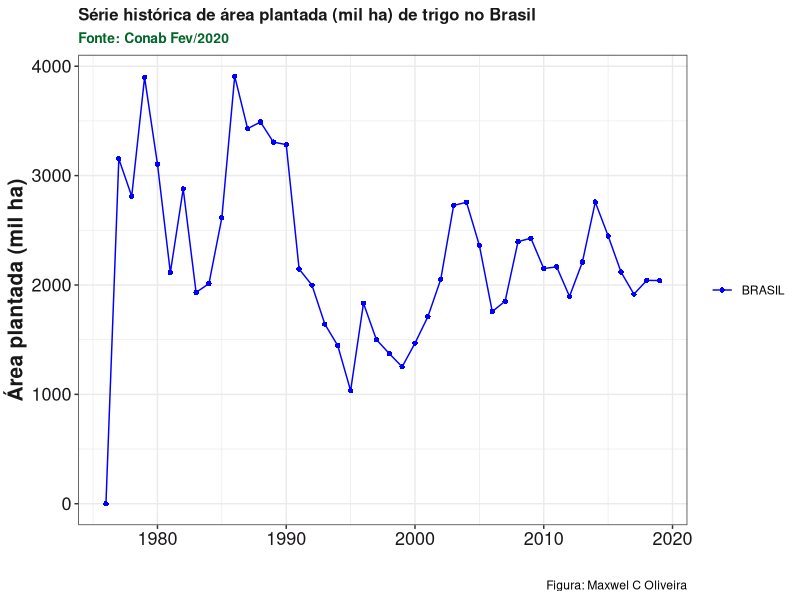

Write R code to recreate this figure. (Note: this script raises an error after producing the figure.)
## ---- chunk 1
library(tidyverse)
## ---- chunk 2
knitr::opts_chunk$set(fig.path = "images/")
## ---- chunk 3
BR_area <- read_csv("Area.csv") %>% 
  gather("year", "Area", 2:45)  %>% 
  filter(REGIAO == "BRASIL") %>% 
  arrange(desc(Area))

glimpse(BR_area)
BR_area$year <- as.numeric(BR_area$year)
## ---- chunk 4
ggplot(BR_area, aes(x=year, y=Area, linetype=REGIAO, color=REGIAO, pch=REGIAO)) + geom_line() + geom_point() + theme_bw() +
  scale_color_manual(values = c("blue")) +
  labs(y="Área plantada (mil ha)", x="", title="Série histórica de área plantada (mil ha) de trigo no Brasil", subtitle= "Fonte: Conab Fev/2020", caption="Figura: Maxwel C Oliveira") +
  theme(legend.position = "right",
        legend.title = element_blank(), plot.title = element_text(size=12, face="bold", color="#1A171B"),
        plot.subtitle = element_text(size=10, face ="bold", color="#006729"), 
        axis.title = element_text(size = 15, face ="bold", color="#1A171B"), 
        axis.text = element_text(size = 13, color="#1A171B")) +
  ggsave("BR_area.png", height=6, width=7, dpi=600)
## ---- chunk 5
MBR_area <- read_csv("Area.csv") %>% 
  gather("year", "Area", 2:45)  %>% 
  filter(REGIAO == "NORTE-NORDESTE" | REGIAO=="CENTRO-SUL")

glimpse(MBR_area)
MBR_area$year <- as.numeric(MBR_area$year)
## ---- chunk 6
ggplot(MBR_area, aes(x=year, y=Area, linetype=REGIAO, color=REGIAO, pch=REGIAO)) + geom_line() + geom_point() + theme_bw() +
  scale_color_manual(values = c("blue", "red", "black")) +
  labs(y="Área plantada (mil ha)", x="", title="Série histórica de área plantada (mil ha) de trigo nas macro-regiões do Brasil", subtitle= "Fonte: Conab Fev/2020", caption="Figura: Maxwel C Oliveira") +
  theme(legend.position = "right",
        legend.title = element_blank(), plot.title = element_text(size=10, face="bold", color="#1A171B"),
        plot.subtitle = element_text(size=10, face ="bold", color="#006729"), 
        axis.title = element_text(size = 15, face ="bold", color="#1A171B"), 
        axis.text = element_text(size = 13, color="#1A171B")) +
  ggsave("MBR_area.png", height=6, width=7, dpi=600)
## ---- chunk 7
Area_BR <- read_csv("Area.csv") %>% 
  gather("year", "Area", 2:45)  %>% 
  filter(REGIAO == "NORTE" | REGIAO == "NORDESTE" | REGIAO == "CENTRO-OESTE" | REGIAO == "SUDESTE" | REGIAO == "SUL")
#filter(Region == "Brasil")

glimpse(Area_BR)
Area_BR$year <- as.numeric(Area_BR$year)
## ---- chunk 8
ggplot(Area_BR, aes(x=year, y=Area, linetype=REGIAO, color=REGIAO, pch=REGIAO)) + geom_line() + geom_point() + theme_bw() +
  scale_color_manual(values = c("blue", "green", "red", "black", "purple")) +
  labs(y="Área plantada (mil ha)", x="", title="Série histórica de área plantada (mil ha) de trigo nas regiões do Brasil", subtitle= "Fonte: Conab Fev/2020", caption="Figura: Maxwel C Oliveira") +
  theme(legend.position = "right",
        legend.title = element_blank(), plot.title = element_text(size=12, face="bold", color="#1A171B"),
        plot.subtitle = element_text(size=10, face ="bold", color="#006729"), 
        axis.title = element_text(size = 15, face ="bold", color="#1A171B"), 
        axis.text = element_text(size = 13, color="#1A171B")) +
  ggsave("Area_BR.png", height=6, width=7, dpi=600)
## ---- chunk 9
Area_SE <- read_csv("Area.csv") %>% 
  gather("year", "Area", 2:45)  %>% 
  filter(REGIAO == "ES" | REGIAO == "SP" | REGIAO == "MG" | REGIAO == "RJ")
#filter(Region == "Brasil")

glimpse(Area_SE)
Area_SE$year <- as.numeric(Area_SE$year)
## ---- chunk 10
ggplot(Area_SE, aes(x=year, y=Area, linetype=REGIAO, color=REGIAO, pch=REGIAO)) + geom_line() + geom_point() + theme_bw() +
  scale_color_manual(values = c("blue", "green", "red", "black")) +
  labs(y="Área plantada (mil ha)", x="", title="Série histórica de área plantada (mil ha) de trigo no Sudeste do Brasil", subtitle= "Fonte: Conab Fev/2020", caption="Figura: Maxwel C Oliveira") +
  theme(legend.position = "right",
        legend.title = element_blank(), plot.title = element_text(size=12, face="bold", color="#1A171B"),
        plot.subtitle = element_text(size=10, face ="bold", color="#006729"), 
        axis.title = element_text(size = 15, face ="bold", color="#1A171B"), 
        axis.text = element_text(size = 13, color="#1A171B")) +
  ggsave("Area_SE.png", height=6, width=7, dpi=600)
## ---- chunk 11
Area_S <- read_csv("Area.csv") %>% 
  gather("year", "Area", 2:45)  %>% 
  filter(REGIAO == "SC" | REGIAO == "RS" | REGIAO == "PR")
#filter(Region == "Brasil")

glimpse(Area_S)
Area_S$year <- as.numeric(Area_S$year)
## ---- chunk 12
ggplot(Area_S, aes(x=year, y=Area, linetype=REGIAO, color=REGIAO, pch=REGIAO)) + geom_line() + geom_point() + theme_bw() +
  scale_color_manual(values = c("blue", "green", "red")) +
  labs(y="Área plantada (mil ha)", x="", title="Série histórica de área plantada (mil ha) de trigo no Sul do Brasil", subtitle= "Fonte: Conab Fev/2020", caption="Figura: Maxwel C Oliveira") +
  theme(legend.position = "right",
        legend.title = element_blank(), plot.title = element_text(size=12, face="bold", color="#1A171B"),
        plot.subtitle = element_text(size=10, face ="bold", color="#006729"), 
        axis.title = element_text(size = 15, face ="bold", color="#1A171B"), 
        axis.text = element_text(size = 13, color="#1A171B")) +
  ggsave("Area_S.png", height=6, width=7, dpi=600)
## ---- chunk 13
Area_CO <- read_csv("Area.csv") %>% 
  gather("year", "Area", 2:45)  %>% 
  filter(REGIAO == "MT" | REGIAO == "MS" | REGIAO == "GO")
#filter(Region == "Brasil")

glimpse(Area_CO)
Area_CO$year <- as.numeric(Area_CO$year)
## ---- chunk 14
ggplot(Area_CO, aes(x=year, y=Area, linetype=REGIAO, color=REGIAO, pch=REGIAO)) + geom_line() + geom_point() + theme_bw() +
  scale_color_manual(values = c("blue", "green", "red")) +
  labs(y="Área plantada (mil ha)", x="", title="Série histórica de área plantada (mil ha) de trigo no Centro-0este do Brasil", subtitle= "Fonte: Conab Fev/2020", caption="Figura: Maxwel C Oliveira") +
  theme(legend.position = "right",
        legend.title = element_blank(), plot.title = element_text(size=11, face="bold", color="#1A171B"),
        plot.subtitle = element_text(size=10, face ="bold", color="#006729"), 
        axis.title = element_text(size = 15, face ="bold", color="#1A171B"), 
        axis.text = element_text(size = 13, color="#1A171B")) +
  ggsave("Area_CO.png", height=6, width=7, dpi=600)
## ---- chunk 15
Area_NE <- read_csv("Area.csv") %>% 
  gather("year", "Area", 2:45)  %>% 
  filter(REGIAO == "BA" | REGIAO == "SE" | REGIAO == "PE" | REGIAO == "RN" | REGIAO == "PB" | REGIAO == "PI" | REGIAO == "MA" | REGIAO == "CE" | REGIAO == "AL")

glimpse(Area_NE)
Area_NE$year <- as.numeric(Area_NE$year)
## ---- chunk 16
ggplot(Area_NE, aes(x=year, y=Area, linetype=REGIAO, color=REGIAO, pch=REGIAO)) + 
  geom_line() + geom_point() +
  theme_bw() +
  scale_color_manual(values = c("green", "blue", "red", "black", "purple", "orange", "grey", "yellow", "brown")) +
  labs(y="Área plantada (mil ha)", x="", title="Série histórica de área plantada (mil ha) de trigo no Nordeste do Brasil", subtitle= "Fonte: Conab Fev/2020", caption="Figura: Maxwel C Oliveira") +
  theme(legend.position = "right",
        legend.title = element_blank(), plot.title = element_text(size=12, face="bold", color="#1A171B"),
        plot.subtitle = element_text(size=10, face ="bold", color="#006729"), 
        axis.title = element_text(size = 15, face ="bold", color="#1A171B"), 
        axis.text = element_text(size = 13, color="#1A171B")) +
  ggsave("Area_NE.png", height=6, width=7, dpi=600)
## ---- chunk 17
BR_prod <- read_csv("Producao.csv") %>% 
  gather("year", "Prod", 2:45)  %>% 
  filter(REGIAO == "BRASIL") %>% 
  arrange(desc(Prod)) 

glimpse(BR_prod)
BR_prod$year <- as.numeric(BR_prod$year)
## ---- chunk 18
ggplot(BR_prod, aes(x=year, y=Prod, linetype=REGIAO, color=REGIAO, pch=REGIAO)) + geom_line() + geom_point() + theme_bw() +
  scale_color_manual(values = c("blue")) +
  labs(y="Área plantada (mil ha)", x="", title="Série histórica de produção (mil ton) de trigo no Brasil", subtitle= "Fonte: Conab Fev/2020", caption="Figura: Maxwel C Oliveira") +
  theme(legend.position = "right",
        legend.title = element_blank(), plot.title = element_text(size=12, face="bold", color="#1A171B"),
        plot.subtitle = element_text(size=10, face ="bold", color="#006729"), 
        axis.title = element_text(size = 15, face ="bold", color="#1A171B"), 
        axis.text = element_text(size = 13, color="#1A171B")) +
  ggsave("BR_prod.png", height=6, width=7, dpi=600)
## ---- chunk 19
MBR_prod <- read_csv("Producao.csv") %>% 
  gather("year", "Prod", 2:45)  %>% 
  filter(REGIAO == "NORTE-NORDESTE" | REGIAO=="CENTRO-SUL")

glimpse(MBR_prod)
MBR_prod$year <- as.numeric(MBR_prod$year)
## ---- chunk 20
ggplot(MBR_prod, aes(x=year, y=Prod, linetype=REGIAO, color=REGIAO, pch=REGIAO)) + geom_line() + geom_point() + theme_bw() +
  scale_color_manual(values = c("blue", "red", "black")) +
  labs(y="Área plantada (mil ha)", x="", title="Série histórica de produção (mil ton) de trigo nas macro-regiões do Brasil", subtitle= "Fonte: Conab Fev/2020",  caption="Figura: Maxwel C Oliveira") +
  theme(legend.position = "right",
        legend.title = element_blank(), plot.title = element_text(size=10, face="bold", color="#1A171B"),
        plot.subtitle = element_text(size=10, face ="bold", color="#006729"), 
        axis.title = element_text(size = 15, face ="bold", color="#1A171B"), 
        axis.text = element_text(size = 13, color="#1A171B")) +
  ggsave("MBR_prod.png", height=6, width=7, dpi=600)
## ---- chunk 21
Prod <- read_csv("Producao.csv") %>% 
  gather("year", "Prod", 2:45)  %>% 
  filter(REGIAO == "NORTE" | REGIAO == "NORDESTE" | REGIAO == "CENTRO-OESTE" | REGIAO == "SUDESTE" | REGIAO == "SUL")
#filter(Region == "Brasil")

glimpse(Prod)
Prod$year <- as.numeric(Prod$year)
## ---- chunk 22
ggplot(Prod, aes(x=year, y=Prod, linetype=REGIAO, color=REGIAO, pch=REGIAO)) + 
  geom_line() + geom_point() +
  theme_bw() +
  scale_color_manual(values = c("blue", "green", "red", "black", "purple")) +
  labs(y="Produção de trigo (mil ton)", x="", title="Série histórica de produção (mil ton) de trigo no Brasil", subtitle= "Fonte: Conab Fev/2020", caption="Figura: Maxwel C Oliveira") +
  theme(legend.position = "right",
        legend.title = element_blank(), plot.title = element_text(size=12, face="bold", color="#1A171B"),
        plot.subtitle = element_text(size=10, face ="bold", color="#006729"), 
        axis.title = element_text(size = 15, face ="bold", color="#1A171B"), 
        axis.text = element_text(size = 13, color="#1A171B")) +
  ggsave("Trigo_prod.png", height=6, width=7, dpi=600)
## ---- chunk 23
Prod_SE <- read_csv("Producao.csv") %>% 
  gather("year", "Prod", 2:45)  %>% 
  filter(REGIAO == "SP" | REGIAO == "ES" | REGIAO == "MG" | REGIAO == "RJ")

glimpse(Prod_SE)
Prod_SE$year <- as.numeric(Prod_SE$year)
## ---- chunk 24
ggplot(Prod_SE, aes(x=year, y=Prod, linetype=REGIAO, color=REGIAO, pch=REGIAO)) + 
  geom_line() + geom_point() +
  theme_bw() +
  scale_color_manual(values = c("blue", "green", "red", "black")) +
  labs(y="Produção de trigo (mil ton)", x="", title="Série histórica de produção (mil ton) de trigo no Sudeste do Brasil", subtitle= "Fonte: Conab Fev/2020", caption="Figura: Maxwel C Oliveira") +
  theme(legend.position = "right",
        legend.title = element_blank(), plot.title = element_text(size=12, face="bold", color="#1A171B"),
        plot.subtitle = element_text(size=10, face ="bold", color="#006729"), 
        axis.title = element_text(size = 15, face ="bold", color="#1A171B"), 
        axis.text = element_text(size = 13, color="#1A171B")) +
  ggsave("Trigo_prod_SE.png", height=6, width=7, dpi=600)
## ---- chunk 25
Prod_S <- read_csv("Producao.csv") %>% 
  gather("year", "Prod", 2:45)  %>% 
  filter(REGIAO == "RS" | REGIAO == "SC" | REGIAO == "PR")

glimpse(Prod_S)
Prod_S$year <- as.numeric(Prod_S$year)
## ---- chunk 26
ggplot(Prod_S, aes(x=year, y=Prod, linetype=REGIAO, color=REGIAO, pch=REGIAO)) + 
  geom_line() + geom_point() +
  theme_bw() +
  scale_color_manual(values = c("blue", "green", "red", "black")) +
  labs(y="Produção de trigo (mil ton)", x="", title="Série histórica de produção (mil ton) de trigo no Sul do Brasil", subtitle= "Fonte: Conab Fev/2020", caption="Figura: Maxwel C Oliveira") +
  theme(legend.position = "right",
        legend.title = element_blank(), plot.title = element_text(size=12, face="bold", color="#1A171B"),
        plot.subtitle = element_text(size=10, face ="bold", color="#006729"), 
        axis.title = element_text(size = 15, face ="bold", color="#1A171B"), 
        axis.text = element_text(size = 13, color="#1A171B")) +
  ggsave("Trigo_prod_S.png", height=6, width=7, dpi=600)
## ---- chunk 27
Prod_CO <- read_csv("Producao.csv") %>% 
  gather("year", "Prod", 2:45)  %>% 
  filter(REGIAO == "MT" | REGIAO == "MS" | REGIAO == "GO")

glimpse(Prod_CO)
Prod_CO$year <- as.numeric(Prod_CO$year)
## ---- chunk 28
ggplot(Prod_CO, aes(x=year, y=Prod, linetype=REGIAO, color=REGIAO, pch=REGIAO)) + 
  geom_line() + geom_point() +
  theme_bw() +
  scale_color_manual(values = c("blue", "green", "red", "black")) +
  labs(y="Produção de trigo (mil ton)", x="", title="Série histórica de produção (mil ton) de trigo no Centro-Oeste do Brasil", subtitle= "Fonte: Conab Fev/2020", caption="Figura: Maxwel C Oliveira") +
  theme(legend.position = "right",
        legend.title = element_blank(), plot.title = element_text(size=12, face="bold", color="#1A171B"),
        plot.subtitle = element_text(size=10, face ="bold", color="#006729"), 
        axis.title = element_text(size = 15, face ="bold", color="#1A171B"), 
        axis.text = element_text(size = 13, color="#1A171B")) +
  ggsave("Trigo_prod_CO.png", height=6, width=7, dpi=600)
## ---- chunk 29
Prod_NE <- read_csv("Area.csv") %>% 
  gather("year", "Prod", 2:45)  %>% 
  filter(REGIAO == "BA" | REGIAO == "SE" | REGIAO == "PE" | REGIAO == "RN" | REGIAO == "PB" | REGIAO == "PI" | REGIAO == "MA" | REGIAO == "CE" | REGIAO == "AL")

glimpse(Prod_NE)
Prod_NE$year <- as.numeric(Prod_NE$year)
## ---- chunk 30
ggplot(Prod_NE, aes(x=year, y=Prod, linetype=REGIAO, color=REGIAO, pch=REGIAO)) + 
  geom_line() + geom_point() +
  theme_bw() +
  scale_color_manual(values = c("green", "blue", "red", "black", "purple", "orange", "grey", "yellow", "brown")) +
labs(y="Produção de trigo (mil ton)", x="", title="Série histórica de produção (mil ton) de trigo no Nordeste do Brasil", subtitle= "Fonte: Conab Fev/2020", caption="Figura: Maxwel C Oliveira") +
  theme(legend.position = "right",
        legend.title = element_blank(), plot.title = element_text(size=12, face="bold", color="#1A171B"),
        plot.subtitle = element_text(size=10, face ="bold", color="#006729"), 
        axis.title = element_text(size = 15, face ="bold", color="#1A171B"), 
        axis.text = element_text(size = 13, color="#1A171B")) +
  ggsave("Prod_NE.png", height=6, width=7, dpi=600)
## ---- chunk 31
BR_yield <- read_csv("produt.csv") %>% 
  gather("year", "yield", 2:45)  %>% 
  filter(REGIAO == "BRASIL") %>% 
  arrange(desc(yield))

glimpse(BR_yield)
BR_yield$year <- as.numeric(BR_yield$year)
## ---- chunk 32
ggplot(BR_yield, aes(x=year, y=yield, linetype=REGIAO, color=REGIAO, pch=REGIAO)) + geom_line() + geom_point() + theme_bw() +
  scale_color_manual(values = c("blue")) +
  labs(y="Produtividade (kg/ha)", x="", title="Série histórica de produtividade (kg/ha) de trigo no Brasil", subtitle= "Fonte: Conab Fev/2020", caption="Figura: Maxwel C Oliveira") +
  theme(legend.position = "right",
        legend.title = element_blank(), plot.title = element_text(size=12, face="bold", color="#1A171B"),
        plot.subtitle = element_text(size=10, face ="bold", color="#006729"), 
        axis.title = element_text(size = 15, face ="bold", color="#1A171B"), 
        axis.text = element_text(size = 13, color="#1A171B")) +
  ggsave("BR_yield.png", height=6, width=7, dpi=600)
## ---- chunk 33
MBR_yield <- read_csv("produt.csv") %>% 
  gather("year", "yield", 2:45)  %>% 
  filter(REGIAO == "NORTE-NORDESTE" | REGIAO=="CENTRO-SUL")

glimpse(MBR_yield)
MBR_yield$year <- as.numeric(MBR_yield$year)
## ---- chunk 34
ggplot(MBR_yield, aes(x=year, y=yield, linetype=REGIAO, color=REGIAO, pch=REGIAO)) + geom_line() + geom_point() + theme_bw() +
  scale_color_manual(values = c("blue", "red", "black")) +
  labs(y="Produtividade (kg/ha)", x="", title="Série histórica de produtividade (kg/ha) de macro-regiões do Brasil", subtitle= "Fonte: Conab Fev/2020",  caption="Figura: Maxwel C Oliveira") +
  theme(legend.position = "right",
        legend.title = element_blank(), plot.title = element_text(size=10, face="bold", color="#1A171B"),
        plot.subtitle = element_text(size=10, face ="bold", color="#006729"), 
        axis.title = element_text(size = 15, face ="bold", color="#1A171B"), 
        axis.text = element_text(size = 13, color="#1A171B")) +
  ggsave("MBR_yield.png", height=6, width=7, dpi=600)
## ---- chunk 35
Yield_BR <- read_csv("produt.csv") %>% 
  gather("year", "Area", 2:45)  %>% 
  filter(REGIAO == "NORTE" | REGIAO == "NORDESTE" | REGIAO == "CENTRO-OESTE" | REGIAO == "SUDESTE" | REGIAO == "SUL")
#filter(Region == "Brasil")

glimpse(Yield_BR)
Yield_BR$year <- as.numeric(Yield_BR$year)
## ---- chunk 36
ggplot(Yield_BR, aes(x=year, y=Area, linetype=REGIAO, color=REGIAO, pch=REGIAO)) + 
  geom_line() + geom_point() +
  theme_bw() +
  scale_color_manual(values = c("blue", "green", "red", "black", "purple")) +
labs(y="Produtividade (kg/ha)", x="", title="Série histórica de produtividade (kg/ha) de trigo no Brasil", subtitle= "Fonte: Conab Fev/2020", caption="Figura: Maxwel C Oliveira") +
  theme(legend.position = "right",
        legend.title = element_blank(), plot.title = element_text(size=12, face="bold", color="#1A171B"),
        plot.subtitle = element_text(size=10, face ="bold", color="#006729"), 
        axis.title = element_text(size = 15, face ="bold", color="#1A171B"), 
        axis.text = element_text(size = 13, color="#1A171B")) +
  ggsave("Yield_BR.png", height=6, width=7, dpi=600)
## ---- chunk 37
Yield_SE <- read_csv("produt.csv") %>% 
  gather("year", "yield", 2:45)  %>% 
  filter(REGIAO == "SP" | REGIAO == "ES" | REGIAO == "MG" | REGIAO == "RJ")

glimpse(Yield_SE)
Yield_SE$year <- as.numeric(Yield_SE$year)
## ---- chunk 38
ggplot(Yield_SE, aes(x=year, y=yield, linetype=REGIAO, color=REGIAO, pch=REGIAO)) + 
  geom_line() + geom_point() +
  theme_bw() +
  scale_color_manual(values = c("blue", "green", "red", "black")) +
labs(y="Produtividade (kg/ha)", x="", title="Série histórica de produtividade (kg/ha) de trigo no Sudeste do Brasil", subtitle= "Fonte: Conab Fev/2020", caption="Figura: Maxwel C Oliveira") +
  theme(legend.position = "right",
        legend.title = element_blank(), plot.title = element_text(size=12, face="bold", color="#1A171B"),
        plot.subtitle = element_text(size=10, face ="bold", color="#006729"), 
        axis.title = element_text(size = 15, face ="bold", color="#1A171B"), 
        axis.text = element_text(size = 13, color="#1A171B")) +
  ggsave("Yield_SE.png", height=6, width=7, dpi=600)
## ---- chunk 39
Yield_S <- read_csv("produt.csv") %>% 
  gather("year", "yield", 2:45)  %>% 
  filter(REGIAO == "RS" | REGIAO == "SC" | REGIAO == "PR")

glimpse(Yield_S)
Yield_S$year <- as.numeric(Yield_S$year)
## ---- chunk 40
ggplot(Yield_S, aes(x=year, y=yield, linetype=REGIAO, color=REGIAO, pch=REGIAO)) + 
  geom_line() + geom_point() +
  theme_bw() +
  scale_color_manual(values = c("blue", "green", "red")) +
labs(y="Produtividade (kg/ha)", x="", title="Série histórica de produtividade (kg/ha) de trigo no Nordeste do Brasil", subtitle= "Fonte: Conab Fev/2020", caption="Figura: Maxwel C Oliveira") +
  theme(legend.position = "right",
        legend.title = element_blank(), plot.title = element_text(size=12, face="bold", color="#1A171B"),
        plot.subtitle = element_text(size=10, face ="bold", color="#006729"), 
        axis.title = element_text(size = 14, face ="bold", color="#1A171B"), 
        axis.text = element_text(size = 13, color="#1A171B")) +
  ggsave("Yield_S.png", height=6, width=7, dpi=600)
## ---- chunk 41
Yield_CO <- read_csv("produt.csv") %>% 
  gather("year", "Area", 2:45)  %>% 
  filter(REGIAO == "MT" | REGIAO == "MS" | REGIAO == "GO")

glimpse(Yield_CO)
Yield_CO$year <- as.numeric(Yield_CO$year)
## ---- chunk 42
ggplot(Yield_CO, aes(x=year, y=Area, linetype=REGIAO, color=REGIAO, pch=REGIAO)) + 
  geom_line() + geom_point() +
  theme_bw() +
  scale_color_manual(values = c("blue", "green", "red", "black")) +
  labs(y="Produtividade (kg/ha)", x="", title="Série histórica de produtividade (kg/ha) de trigo no Centro-Oeste do Brasil", subtitle= "Fonte: Conab Fev/2020", caption="Figura: Maxwel C Oliveira") +
  theme(legend.position = "right",
        legend.title = element_blank(), plot.title = element_text(size=11, face="bold", color="#1A171B"),
        plot.subtitle = element_text(size=10, face ="bold", color="#006729"), 
        axis.title = element_text(size = 15, face ="bold", color="#1A171B"), 
        axis.text = element_text(size = 13, color="#1A171B")) +
  ggsave("Yield_CO.png", height=6, width=7, dpi=600)
## ---- chunk 43
Yield_NE <- read_csv("produt.csv") %>% 
  gather("year", "yield", 2:45)  %>% 
  filter(REGIAO == "BA" | REGIAO == "SE" | REGIAO == "PE" | REGIAO == "RN" | REGIAO == "PB" | REGIAO == "PI" | REGIAO == "MA" | REGIAO == "CE" | REGIAO == "AL")

glimpse(Yield_NE)
Yield_NE$year <- as.numeric(Yield_NE$year)
## ---- chunk 44
ggplot(Yield_NE, aes(x=year, y=yield, linetype=REGIAO, color=REGIAO, pch=REGIAO)) + 
  geom_line() + geom_point() +
  theme_bw() +
  scale_color_manual(values = c("green", "blue", "red", "black", "purple", "orange", "grey", "yellow", "brown")) +
  labs(y="Produtividade (kg/ha)", x="", title="Série histórica de produtividade (kg/ha) de trigo no Nordeste do Brasil", subtitle= "Fonte: Conab Fev/2020", caption="Figura: Maxwel C Oliveira") +
  theme(legend.position = "right",
        legend.title = element_blank(), plot.title = element_text(size=12, face="bold", color="#1A171B"),
        plot.subtitle = element_text(size=10, face ="bold", color="#006729"), 
        axis.title = element_text(size = 15, face ="bold", color="#1A171B"), 
        axis.text = element_text(size = 13, color="#1A171B")) +
  ggsave("Yield_NE.png", height=6, width=7, dpi=600)
